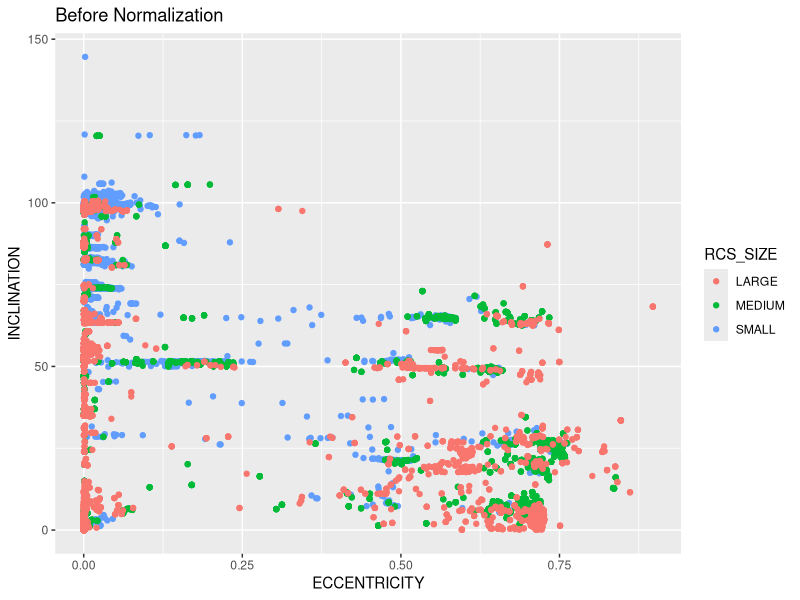
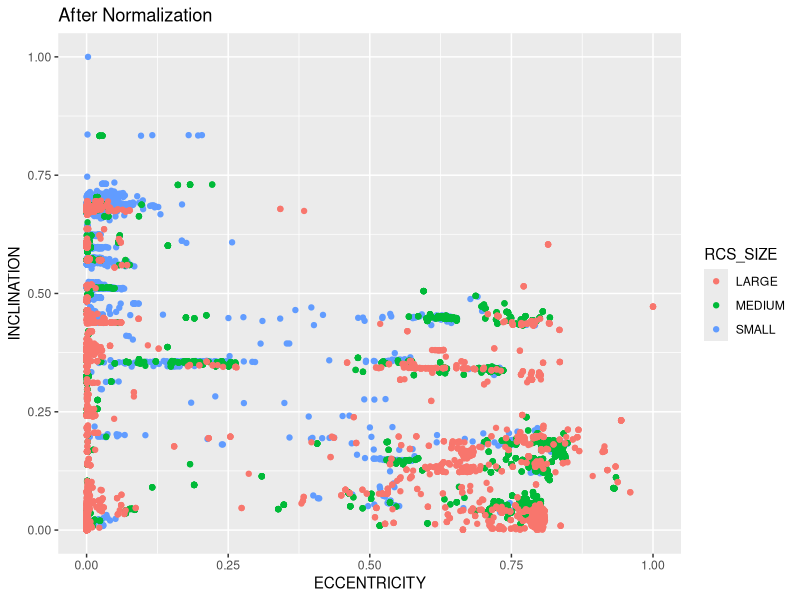

These charts were generated, in order, by the following R code:
library(ggplot2);

# Load the Dataset ----
data <- read.csv("Processed_Data.csv");

# Removing the categorical variables before normalization ----
new_data <- data[, -c(which(names(data) %in% c("OBJECT_TYPE","RCS_SIZE")))];

# converting the OBJECT_AGE to numeric ----
new_data$OBJECT_AGE = as.numeric(new_data$OBJECT_AGE);

# Visualize Data before normalization ----
scatp = ggplot(data, aes(x=ECCENTRICITY, y=INCLINATION, color=RCS_SIZE)) + geom_point() + labs(x="ECCENTRICITY",y="INCLINATION",title="Before Normalization");
print(scatp);

# creating function ...
min_max_normalization <- function(x) {
  return((x-min(x))/(max(x)-min(x)));
}

# Applying min-max normalization on all the columns of new_data dataset
normalized_data = as.data.frame(lapply(new_data, min_max_normalization));

# Adding the OBJECT_TYPE AND RCS_SIZE Column to the normalized dataset.
normalized_data$OBJECT_TYPE = data$OBJECT_TYPE;
normalized_data$RCS_SIZE = data$RCS_SIZE;

# Visualize Data after normalization ----
scatp2 = ggplot(normalized_data, aes(x=ECCENTRICITY, y=INCLINATION, color=RCS_SIZE)) + geom_point() + labs(x="ECCENTRICITY",y="INCLINATION",title="After Normalization");
print(scatp2);

# Calculating the InterQuatile Range (IQR) for MEAN_MOTION ----

cat("\n\n----------Before Removing Outliers----------\n");
cat("\n\nNumber of rows in Dataset : ",nrow(normalized_data));
cat("\n\nNumber of columns in Dataset : ",ncol(normalized_data));

q1 = quantile(normalized_data$MEAN_MOTION, 0.25);
q3 = quantile(normalized_data$MEAN_MOTION, 0.75);

iqr <- q3-q1;

lower_bound <- q1 - 1.5*iqr;
upper_bound <- q3 + 1.5*iqr;

# Identifying outliers

outliers <- normalized_data$MEAN_MOTION[normalized_data$MEAN_MOTION < lower_bound | normalized_data$MEAN_MOTION > upper_bound];

normalized_data <- normalized_data[!normalized_data$MEAN_MOTION %in% outliers, ];

# Calculating the InterQuatile Range (IQR) for ECCENTRICITY ----

q1 = quantile(normalized_data$ECCENTRICITY, 0.25);
q3 = quantile(normalized_data$ECCENTRICITY, 0.75);

iqr <- q3-q1;

lower_bound <- q1 - 1.5*iqr;
upper_bound <- q3 + 1.5*iqr;

# Identifying outliers

outliers <- normalized_data$ECCENTRICITY[normalized_data$ECCENTRICITY < lower_bound | normalized_data$ECCENTRICITY > upper_bound];

normalized_data <- normalized_data[!normalized_data$ECCENTRICITY %in% outliers, ];

# Calculating the InterQuatile Range (IQR) for INCLINATION ----

q1 = quantile(normalized_data$INCLINATION, 0.25);
q3 = quantile(normalized_data$INCLINATION, 0.75);

iqr <- q3-q1;

lower_bound <- q1 - 1.5*iqr;
upper_bound <- q3 + 1.5*iqr;

# Identifying outliers

outliers <- normalized_data$INCLINATION[normalized_data$INCLINATION < lower_bound | normalized_data$INCLINATION > upper_bound];

normalized_data <- normalized_data[!normalized_data$INCLINATION %in% outliers, ];

# Calculating the InterQuatile Range (IQR) for RA_OF_ASC_NODE ----

q1 = quantile(normalized_data$RA_OF_ASC_NODE, 0.25);
q3 = quantile(normalized_data$RA_OF_ASC_NODE, 0.75);

iqr <- q3-q1;

lower_bound <- q1 - 1.5*iqr;
upper_bound <- q3 + 1.5*iqr;

# Identifying outliers

outliers <- normalized_data$RA_OF_ASC_NODE[normalized_data$RA_OF_ASC_NODE < lower_bound | normalized_data$RA_OF_ASC_NODE > upper_bound];

normalized_data <- normalized_data[!normalized_data$RA_OF_ASC_NODE %in% outliers, ];

# Calculating the InterQuatile Range (IQR) for ARG_OF_PERICENTER ----

q1 = quantile(normalized_data$ARG_OF_PERICENTER, 0.25);
q3 = quantile(normalized_data$ARG_OF_PERICENTER, 0.75);

iqr <- q3-q1;

lower_bound <- q1 - 1.5*iqr;
upper_bound <- q3 + 1.5*iqr;

# Identifying outliers

outliers <- normalized_data$ARG_OF_PERICENTER[normalized_data$ARG_OF_PERICENTER < lower_bound | normalized_data$ARG_OF_PERICENTER > upper_bound];

normalized_data <- normalized_data[!normalized_data$ARG_OF_PERICENTER %in% outliers, ];


# Calculating the InterQuatile Range (IQR) for MEAN_ANOMALY ----

q1 = quantile(normalized_data$MEAN_ANOMALY, 0.25);
q3 = quantile(normalized_data$MEAN_ANOMALY, 0.75);

iqr <- q3-q1;

lower_bound <- q1 - 1.5*iqr;
upper_bound <- q3 + 1.5*iqr;

# Identifying outliers

outliers <- normalized_data$MEAN_ANOMALY[normalized_data$MEAN_ANOMALY < lower_bound | normalized_data$MEAN_ANOMALY > upper_bound];

normalized_data <- normalized_data[!normalized_data$MEAN_ANOMALY %in% outliers, ];


# Calculating the InterQuatile Range (IQR) for SEMIMAJOR_AXIS ----

q1 = quantile(normalized_data$SEMIMAJOR_AXIS, 0.25);
q3 = quantile(normalized_data$SEMIMAJOR_AXIS, 0.75);

iqr <- q3-q1;

lower_bound <- q1 - 1.5*iqr;
upper_bound <- q3 + 1.5*iqr;

# Identifying outliers

outliers <- normalized_data$SEMIMAJOR_AXIS[normalized_data$SEMIMAJOR_AXIS < lower_bound | normalized_data$SEMIMAJOR_AXIS > upper_bound];

normalized_data <- normalized_data[!normalized_data$SEMIMAJOR_AXIS %in% outliers, ];


# Calculating the InterQuatile Range (IQR) for PERIOD ----

q1 = quantile(normalized_data$PERIOD, 0.25);
q3 = quantile(normalized_data$PERIOD, 0.75);

iqr <- q3-q1;

lower_bound <- q1 - 1.5*iqr;
upper_bound <- q3 + 1.5*iqr;

# Identifying outliers

outliers <- normalized_data$PERIOD[normalized_data$PERIOD < lower_bound | normalized_data$PERIOD > upper_bound];

normalized_data <- normalized_data[!normalized_data$PERIOD %in% outliers, ];


# Calculating the InterQuatile Range (IQR) for APOAPSIS ----

q1 = quantile(normalized_data$APOAPSIS, 0.25);
q3 = quantile(normalized_data$APOAPSIS, 0.75);

iqr <- q3-q1;

lower_bound <- q1 - 1.5*iqr;
upper_bound <- q3 + 1.5*iqr;

# Identifying outliers

outliers <- normalized_data$APOAPSIS[normalized_data$APOAPSIS < lower_bound | normalized_data$APOAPSIS > upper_bound];

normalized_data <- normalized_data[!normalized_data$APOAPSIS %in% outliers, ];


# Calculating the InterQuatile Range (IQR) for PERIAPSIS ----

q1 = quantile(normalized_data$PERIAPSIS, 0.25);
q3 = quantile(normalized_data$PERIAPSIS, 0.75);

iqr <- q3-q1;

lower_bound <- q1 - 1.5*iqr;
upper_bound <- q3 + 1.5*iqr;

# Identifying outliers

outliers <- normalized_data$PERIAPSIS[normalized_data$PERIAPSIS < lower_bound | normalized_data$PERIAPSIS > upper_bound];

normalized_data <- normalized_data[!normalized_data$PERIAPSIS %in% outliers, ];



# Calculating the InterQuatile Range (IQR) for CENT_FOCUS_DIST ----

q1 = quantile(normalized_data$CENT_FOCUS_DIST, 0.25);
q3 = quantile(normalized_data$CENT_FOCUS_DIST, 0.75);

iqr <- q3-q1;

lower_bound <- q1 - 1.5*iqr;
upper_bound <- q3 + 1.5*iqr;

# Identifying outliers

outliers <- normalized_data$CENT_FOCUS_DIST[normalized_data$CENT_FOCUS_DIST < lower_bound | normalized_data$CENT_FOCUS_DIST > upper_bound];

normalized_data <- normalized_data[!normalized_data$CENT_FOCUS_DIST %in% outliers, ];


# Calculating the InterQuatile Range (IQR) for OBJECT_AGE ----

q1 = quantile(normalized_data$OBJECT_AGE, 0.25);
q3 = quantile(normalized_data$OBJECT_AGE, 0.75);

iqr <- q3-q1;

lower_bound <- q1 - 1.5*iqr;
upper_bound <- q3 + 1.5*iqr;

# Identifying outliers

outliers <- normalized_data$OBJECT_AGE[normalized_data$OBJECT_AGE < lower_bound | normalized_data$OBJECT_AGE > upper_bound];

normalized_data <- normalized_data[!normalized_data$OBJECT_AGE %in% outliers, ];

# Removing the values with 0 from the columns containing them ----

# colSums(normalized_data == 0);
normalized_data = subset(normalized_data, OBJECT_AGE != 0);
normalized_data = subset(normalized_data, ARG_OF_PERICENTER != 0);
normalized_data = subset(normalized_data, CENT_FOCUS_DIST != 0);

cat("\n\n----------Before Removing Outliers----------\n");
cat("\n\nNumber of rows in Dataset : ",nrow(normalized_data));
cat("\n\nNumber of columns in Dataset : ",ncol(normalized_data));

# Writing the Processed Data to a CSV file to create a Processed Dataset.
# write.csv(normalized_data, "Final_Processed_Data.csv", row.names = FALSE);